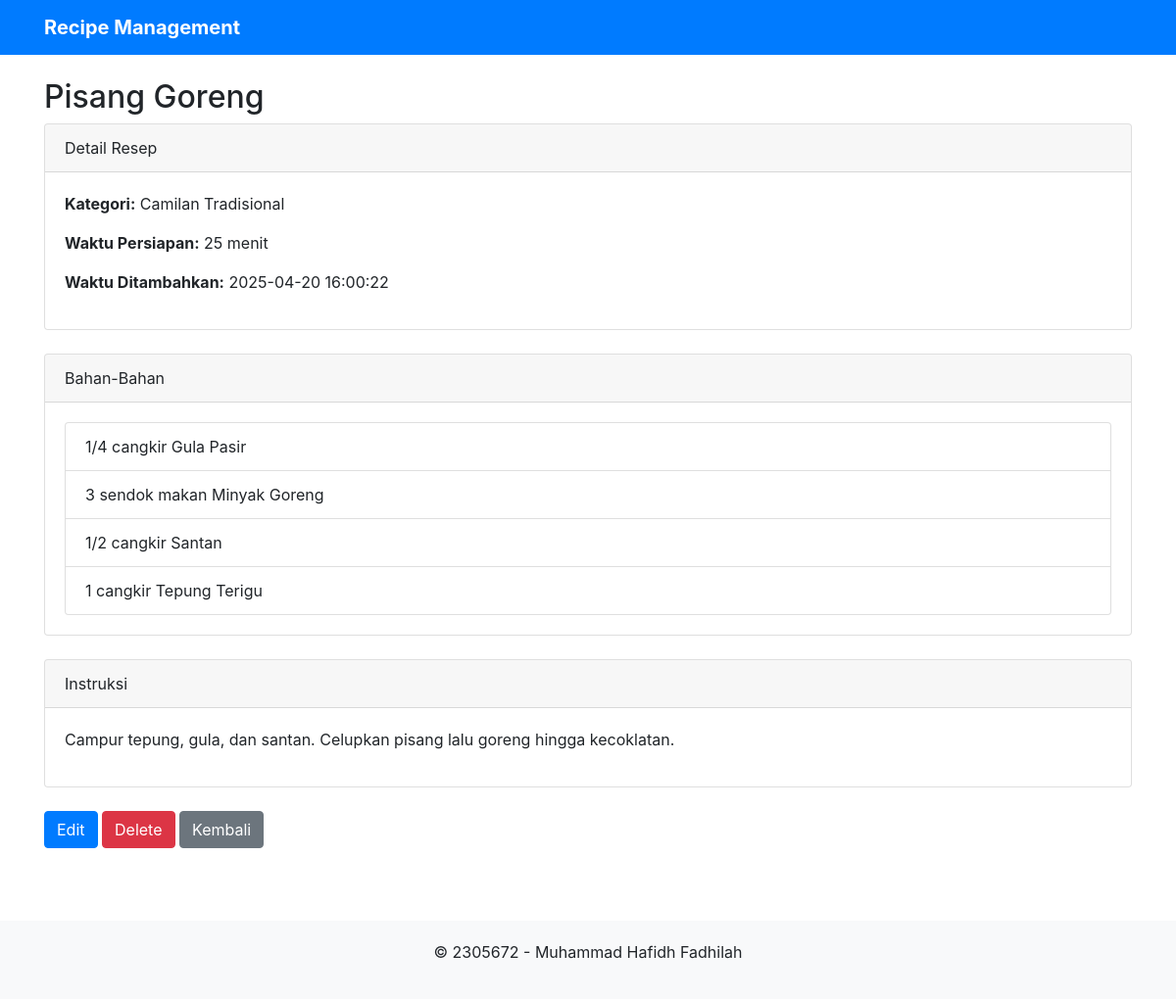
The app's page /views/recipes/view.php?id=1 with its own data.
### tables this page shows
CREATE TABLE resep (
    id INT NOT NULL AUTO_INCREMENT,
    nama VARCHAR(255) NOT NULL,
    instruksi TEXT NOT NULL,
    waktu_persiapan INT NOT NULL,
    kategori_id INT NOT NULL,
    dibuat_pada DATETIME NOT NULL,
    PRIMARY KEY (id),
    FOREIGN KEY (kategori_id) REFERENCES kategori(id)
);

CREATE TABLE kategori (
    id INT NOT NULL AUTO_INCREMENT,
    nama VARCHAR(255) NOT NULL,
    deskripsi TEXT,
    PRIMARY KEY (id)
);

CREATE TABLE resep_bahan (
    resep_id INT NOT NULL,
    bahan_id INT NOT NULL,
    jumlah VARCHAR(50) NOT NULL,
    PRIMARY KEY (resep_id, bahan_id),
    FOREIGN KEY (resep_id) REFERENCES resep(id),
    FOREIGN KEY (bahan_id) REFERENCES bahan(id)
);

CREATE TABLE bahan (
    id INT NOT NULL AUTO_INCREMENT,
    nama VARCHAR(255) NOT NULL,
    satuan VARCHAR(50) NOT NULL,
    dibuat_pada DATETIME NOT NULL,
    PRIMARY KEY (id)
);

### models/Resep.php (called while the page is built, shortened)
<?php
class Resep {
    private $conn;
    private $table_name = "resep";
    public $id;
    public function __construct($db) {
        $this->conn = $db;
    }
    public function readOne() {
        $query = "SELECT c.nama as kategori_nama, r.id, r.nama, r.instruksi, r.waktu_persiapan, r.kategori_id, r.dibuat_pada FROM " . $this->table_name . " r LEFT JOIN kategori c ON r.kategori_id = c.id WHERE r.id = ? LIMIT 0,1";
        $stmt = $this->conn->prepare($query);
        $stmt->bindParam(1, $this->id);
        $stmt->execute();
        $row = $stmt->fetch(PDO::FETCH_ASSOC);
        if($row) {
            $this->nama = $row['nama'];
            $this->instruksi = $row['instruksi'];
            $this->waktu_persiapan = $row['waktu_persiapan'];
            $this->dibuat_pada = $row['dibuat_pada'];
            $this->kategori_nama = $row['kategori_nama'];
            return true;
        }
        return false;
    }
}
?>

### models/ResepBahan.php (called while the page is built, shortened)
<?php
class ResepBahan {
    private $conn;
    private $table_name = "resep_bahan";
    public $resep_id;
    public function __construct($db) {
        $this->conn = $db;
    }
    public function readByRecipe() {
        $query = "SELECT i.id, i.nama, i.satuan, ri.jumlah
                  FROM " . $this->table_name . " ri
                  LEFT JOIN bahan i ON ri.bahan_id = i.id
                  WHERE ri.resep_id = ?
                  ORDER BY i.nama";
        $stmt = $this->conn->prepare($query);
        $stmt->bindParam(1, $this->resep_id);
        $stmt->execute();
        return $stmt;
    }
}
?>

### views/recipes/view.php (the view, shortened to what this page needs)
<?php
include_once '../../models/Resep.php';
include_once '../../models/ResepBahan.php';
$database = new Database();
$db = $database->getConnection();
$resep = new Resep($db);
$resep_bahan = new ResepBahan($db);
$id = isset($_GET['id']) ? $_GET['id'] : die('ERROR: Missing ID.');
$resep->id = $id;
$resep->readOne();
include_once '../../includes/header.php';
?>
<div class="container mt-4">
    <div class="row">
        <div class="col-md-12">
            <h2><?php echo $resep->nama; ?></h2>
            <div class="card mb-4">
                <div class="card-header">
                    Detail Resep
                </div>
                <div class="card-body">
                    <p><strong>Kategori:</strong> <?php echo $resep->kategori_nama; ?></p>
                    <p><strong>Waktu Persiapan:</strong> <?php echo $resep->waktu_persiapan; ?> menit</p>
                    <p><strong>Waktu Ditambahkan:</strong> <?php echo $resep->dibuat_pada; ?></p>
                </div>
            </div>
            <div class="card mb-4">
                <div class="card-header">
                    Bahan-Bahan
                </div>
                <div class="card-body">
                    <ul class="list-group">
                        <?php
                        $resep_bahan->resep_id = $id;
                        $stmt = $resep_bahan->readByRecipe();
                        if($stmt->rowCount() > 0) {
                            while($row = $stmt->fetch(PDO::FETCH_ASSOC)) {
                                extract($row);
                                echo "<li class='list-group-item'>{$jumlah} {$satuan} {$nama}</li>";
                            }
                        } else {
                            echo "<li class='list-group-item'>No ingredients found.</li>";
                        }
                        ?>
                    </ul>
                </div>
            </div>
            <div class="card mb-4">
                <div class="card-header">
                    Instruksi
                </div>
                <div class="card-body">
                    <p><?php echo nl2br($resep->instruksi); ?></p>
                </div>
            </div>
            <div class="mb-4">
                <a href="edit.php?id=<?php echo $id; ?>" class="btn btn-primary">Edit</a>
                <a href="delete.php?id=<?php echo $id; ?>" class="btn btn-danger" onclick="return confirm('Yakin?')">Delete</a>
                <a href="index.php" class="btn btn-secondary">Kembali</a>
            </div>
        </div>
    </div>
</div>
<?php
include_once '../../includes/footer.php';
?>

### records on screen
resep: nama "Pisang Goreng", kategori.nama "Camilan Tradisional", waktu_persiapan "25", dibuat_pada "2025-04-20 16:00:22", instruksi "Campur tepung, gula, dan santan. Celupkan pisang lalu goreng hingga kecoklatan."
resep_bahan: jumlah "1/4", bahan.satuan "cangkir", bahan.nama "Gula Pasir"
resep_bahan: jumlah "3", bahan.satuan "sendok makan", bahan.nama "Minyak Goreng"
resep_bahan: jumlah "1/2", bahan.satuan "cangkir", bahan.nama "Santan"
resep_bahan: jumlah "1", bahan.satuan "cangkir", bahan.nama "Tepung Terigu"
